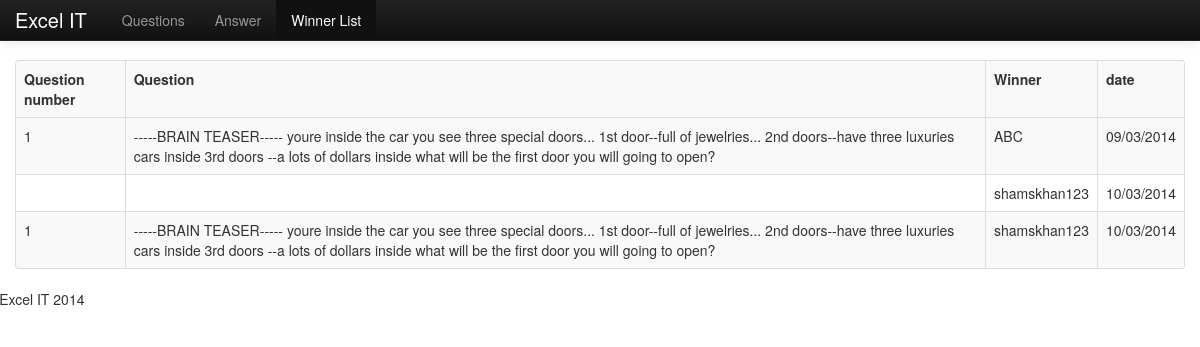
Page /list.php on the committed database.
### tables this page shows
CREATE TABLE IF NOT EXISTS `winner` (
  `id` int(11) NOT NULL AUTO_INCREMENT,
  `question_no` text NOT NULL,
  `winner` varchar(100) NOT NULL,
  `date` varchar(100) NOT NULL,
  `user` varchar(100) NOT NULL,
  PRIMARY KEY (`id`)
);

CREATE TABLE IF NOT EXISTS `question` (
  `id` int(11) NOT NULL AUTO_INCREMENT,
  `question` text NOT NULL,
  `startdate` varchar(100) NOT NULL,
  `enddate` varchar(100) NOT NULL,
  `date` varchar(100) NOT NULL,
  `user` varchar(100) NOT NULL,
  PRIMARY KEY (`id`)
);

### list.php (the view, shortened to what this page needs)
<!DOCTYPE html>
<html lang="en">
  <head>
    <link href="css/bootstrap.css" rel="stylesheet">
    <link href="css/bootstrap-responsive.css" rel="stylesheet">
    <link rel="stylesheet" type="text/css" media="screen" href="css/bootstrap-datetimepicker.min.css" />
</head>
  <body>
    <div class="navbar navbar-inverse navbar-fixed-top">
      <div class="navbar-inner">
        <div class="container">
          <a class="brand" href="#">Excel IT</a>
          <div class="nav-collapse collapse">
            <ul class="nav">
              <li ><a href="dashboard">Questions</a></li>
              <li ><a href="answer.php">Answer</a></li>
              <li class="active"><a href="list.php">Winner List</a></li>
            </ul>
          </div>
        </div>
      </div>
    </div>
    <div class="container">
      <div class="row">
                <form action="" method="post">
        <div class="span12">
            <table class="table table-bordered table-striped">
              <tr><th>Question number</th><th>Question</th><th>Winner</th><th>date</th><tr>
                <?php
                                    $query = "select * from  winner";
                                    $res_port = mysql_query($query);
                                    if ($res_port) {
                                       while ($row_port = mysql_fetch_array($res_port)) {
                                        $question=$row_port['question_no'];
                                        $query1 = "select * from  question where id='$question'";
                                         $res_port1 = mysql_query($query1);
                                        $row_port1 = mysql_fetch_array($res_port1);
                                        echo '<tr >';
                                        echo '<td >'. $row_port1['id'] . '</td>';
                                        echo '<td class=" ">'. $row_port1['question'] . '</td>';
                                        echo '<td class=" ">'. $row_port['winner'] . '</td>';
                                        echo '<td class=" ">'. $row_port['date'] . '</td>';
                                        echo '</tr>';
                                         }
                                       }
                                       ?>
            </table>
         </form>
      </div>
      <footer>
        <p>&copy; Excel IT 2014</p>
      </footer>
    </div>
  </body>
</html>

### list.php (style rules this page uses)
body { padding-top: 60px; padding-bottom: 40px; }

### rows in the picture
winner: question.id "1", question.question "-----BRAIN TEASER----- youre inside the car you see three special doors... 1st door--full of jewelries... 2nd doors--have three luxuries cars inside 3rd doors --a lots of dollars inside what will be the first door you will going to open?", winner "ABC", date "09/03/2014"
winner: winner "shamskhan123", date "10/03/2014"
winner: question.id "1", question.question "-----BRAIN TEASER----- youre inside the car you see three special doors... 1st door--full of jewelries... 2nd doors--have three luxuries cars inside 3rd doors --a lots of dollars inside what will be the first door you will going to open?", winner "shamskhan123", date "10/03/2014"
